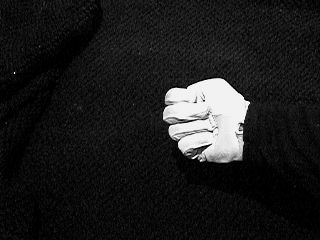
%> input picture Codes/cmsc178_assignment4/A4_code/rock/rock_0001.png, 320 x 240 px; its folder holds only this picture in this run
$ octave --eval "hand_regions;"   (GNU Octave 9; MATLAB toolbox functions it lacks are replaced by stand-ins)
%> lines starting %> are read from the running program, lines starting %| are printed output that depends on the picture; in (x1, y1, x2, y2) boxes, pixels count from 0 and x2, y2 are one past the last pixel; in counts of white or black regions, pixels touching at a corner belong together; the program's own positions count from 1
%> in hand_regions, I is the input picture: size 240x320 uint8; min 0, max 255, mean 28.8
### Codes/cmsc178_assignment4/A4_code/hand_threshold.m
% IMAGE_THRESH - estimate a suitable image threshold value using isothresh
%
function T = hand_threshold(I)

if (isa(I,'uint8'))
  I=double(I)/255;
end


% TO BE FILLED IN BY YOU (See assignment sheet)
% this should implement isothresh for at least 10 iterations. I
% suggest you use the mean of the whole image as the initial value for
% T.

% ---------- INSERT YOUR CODE BELOW ------------------------------------


% average of overall elements

initialize_threshold  = mean(I(:)); % Initial estimate of overall average image intensity
%> initialize_threshold = 0.113

% Iterate for at least 10 iterations
for iter = 1:10
    % Calculate the average intensity for values above and below the threshold
    I_above   = mean(I(I > initialize_threshold));
    I_below   = mean(I(I <= initialize_threshold));

    % Update the threshold using the isothresh calculation
    initialize_threshold  = (I_above + I_below) / 2;
end
%> this loop made 10 passes
%> (I_above, I_below, initialize_threshold) on passes 1 to 10: (0.441, 0.047, 0.244), (0.851, 0.0563, 0.453), (0.879, 0.0575, 0.468), (0.882, 0.0577, 0.47), (0.882, 0.0577, 0.47), (0.882, 0.0577, 0.47), (0.882, 0.0577, 0.47), (0.882, 0.0577, 0.47), (0.882, 0.0577, 0.47), (0.882, 0.0577, 0.47)
% Hint: Applying a small scale offset to the threshold estimated by isothresh (eg. “thresh_used = k
% * thresh_est;” may help to reduce problems with shadows seen in the palm of the hand for the
% “scissors” images.

k   = 0.5;

T   = initialize_threshold * k;
%> T = 0.235
% T   = graythresh(I) * k; % when we cant graythresh, so sad


% ---------- INSERT YOUR CODE ABOVE ------------------------------------

% END FO FILE


%%%
%
% So, using a 100% threshold leads to issues like from image 31 on scissors. Even using 90% have issues.
% I tried 50%, I think it worked? Well, it has artefacts that we should not have... 70% doesn't almost
% have any artefacts but there are still some on the wrist. On 85%, we go back to our main issue.
% On 80%, there is an issue somewhere on image 176 or 177. There is a bad scissor on image 177 for 75%.
% I think I should use 70% Threshold value.
% Looking at it again, the rock have artefacts and considering the amount of bad scissors and rocks,
% there are more rocks with artefacts than with scissors. Thus, it's better to stick with 100% scaling threshold.
%
%%%

### Codes/cmsc178_assignment4/A4_code/hand_extract.m
% HAND_EXTRACT - auto extract the "hand" region of interest from the training
%   image using thresholding, morphological cleaning etc.
%
%  B = hand_extract(I);
%
% I = an NxM gresyscale image (values range 0..1)
% B = Binary mask of extracted region

function B = hand_extract(I)

if (nargin<1)
  error('This function requires an image as input');
end
if (isa(I,'uint8'))
  I = double(I(:,:,1))/255;
end

% estimate a threshold using the isothresh function you have created.
threshold = hand_threshold(I);
%> threshold = 0.235

% 1. Threshold the image based on the isothresh estimate. Given that the
%    hand contains significant shadowing uou may need to scale up/down the
%    threshold estimate given by image_thresh().
%
% 2. Clean up the thresholded image. Remove isolated points, fill holes
%    in the etc... You can use any of the function in the image processing
%    toolbox to do this such as imerode,imdilate,imopen,imclose,imfill etc.
%    Make sure you test this on serval images from the dataset to be sure it works.
%    Again shadowing across the hand is likely to be an issue.
%
% 3. Return a binary image containing only the "hand", preferably as a single region.
%    If you have multiple regions in the output (caused by fragmentation of the hand or
%    from noise not removed during the clean up stage) some of the feature estimation
%    functions which you will use later on may return odd results.
%
% IMPORTANT - the better this section is at cleaning up the imagery the better the
% feature estimates are likely to be and hence the performance of the classifier. Also
% make sure you discuss how you came up with these steps in your report and include
% examples etc.
% ----------- FILL IN THE SECTION BELOW ------------------------------


 B = imbinarize(I, threshold*0.475);
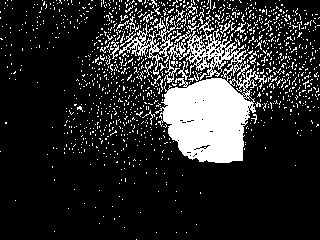
%> B: size 240x320 logical; 16.8% white; 1177 white regions (1146 under 20 px), largest, box (x1, y1, x2, y2) and area: (155, 69, 267, 163) 6126, (168, 15, 250, 79) 1488, (119, 18, 176, 71) 729
 B = imfill(B, 'holes'); % Fill holes in the image
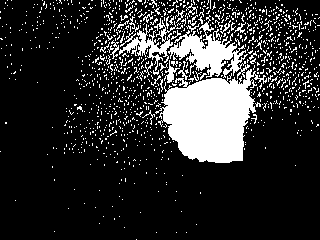
%> B: size 240x320 logical; 17.9% white; 1176 white regions (1144 under 20 px), largest, box (x1, y1, x2, y2) and area: (155, 69, 267, 163) 6341, (168, 15, 250, 79) 1984, (119, 18, 176, 71) 853
 S = strel('disk', 6); % Create a disk-shaped structuring element
 B = imopen(B, S); % Close small gaps in the image
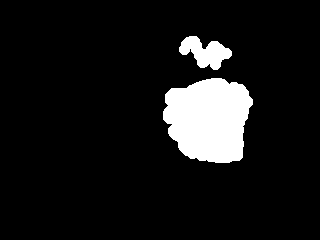
%> B: size 240x320 logical; 9% white; 2 white regions, box (x1, y1, x2, y2) and area: (163, 78, 253, 163) 5890, (179, 36, 232, 70) 1003
 B = bwareafilt(B, 1);
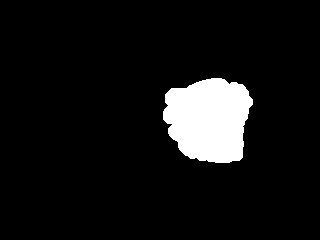
%> B: size 240x320 logical; 7.7% white; 1 white region, box (x1, y1, x2, y2) and area: (163, 78, 253, 163) 5890


 [L, n] = bwlabel(B);
%> n = 1
 ObjectIdx = 1;
 if n ~= 1
     ObjectIdx = mode(L(L>0));
 end
 B = L == ObjectIdx;

% ----------- FILL IN THE SECTION ABOVE ------------------------------

return

% -------------------------------------------------------------------
% END OF FILE

### Codes/cmsc178_assignment4/A4_code/all_hand_regions.m
% hand_regions(mode) - test script to region extract hand images. This
% function does nothing but display the processing of the region extractor.
%
% The subdirectories 'rock' 'paper' 'scissors'
% should be present.
%

function hand_regions

% NOTE: do not alter this code

cname = { 'rock' 'paper' 'scissors' }; % run 3 classes
% cname = {  'scissors' }; % run 3 classes


%figure(2345); clf;
for classnum=1:length(cname)
  D=dir([ cname{classnum} filesep '*.png']);
%> (the run ends here)
